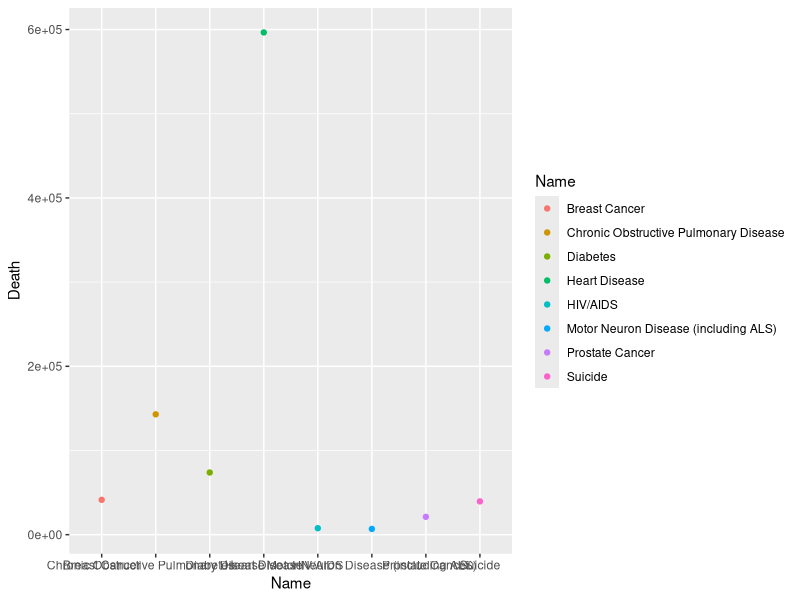

Write R code to recreate this figure. (Note: this script raises an error after producing the figure.)
## ---- chunk 1
setwd("~/Desktop/qmssviz/Lab1")
dd <- read.csv("Donation-Disease.csv")
## ---- chunk 2
library(ggplot2)
qplot(x = Name, y = Death, data = dd, color = Name)
## ---- chunk 3
qplot(x = Name, y = Death, geom = "histogram", color = Name)
